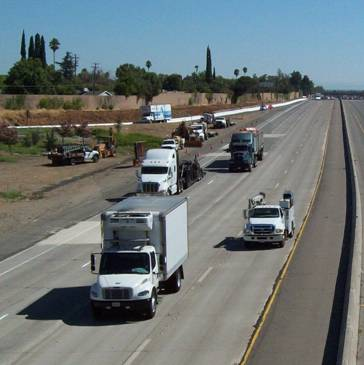
%> input picture Traffic_Code/Cap.jpg, 364 x 365 px
$ octave top_run.m   (GNU Octave 9; MATLAB toolbox functions it lacks are replaced by stand-ins)
%> lines starting %> are read from the running program, lines starting %| are printed output that depends on the picture
### Traffic_Code/rgb_to_gray_process.m
function resimg=rgb_to_gray_process(img)


Rimg=img(:,:,1);
Gimg=img(:,:,2);
Bimg=img(:,:,3);

resimg=0.2989 * Rimg + 0.5870 * Gimg + 0.1140 * Bimg;

### Traffic_Code/image_enc_filter.m
function outimg=image_enc_filter(dim)


cim=double(dim);
[r,c]=size(cim);
r1=2*r;
c1=2*c;
pim=zeros((r1),(c1));
kim=zeros((r1),(c1));
%padding
for i=1:r
    for j=1:c
   pim(i,j)=cim(i,j);
    end
end
%center the transform
for i=1:r
    for j=1:c
   kim(i,j)=pim(i,j)*((-1)^(i+j));
    end
end
%2D fft
fim=fft2(kim);
n=1; %order for butterworth filter
thresh=10; % cutoff radius in frequency domain for filters
him=highboost_butter_filter(fim,thresh,n);  % using butterworth high pass filter
%inverse 2D fft
ifim=ifft2(him);

for i=1:r1
    for j=1:c1
   ifim(i,j)=ifim(i,j)*((-1)^(i+j));
    end
end


% removing the padding
for i=1:r
    for j=1:c
   rim(i,j)=ifim(i,j);
    end
end
rim=real(rim);
outimg=uint8(rim);

### Traffic_Code/highboost_butter_filter.m
function res =highboost_butter_filter(im,thresh,n)

[r,c]=size(im);
d0=thresh;

d=zeros(r,c);
h=zeros(r,c);
A=1.75;

for i=1:r
    for j=1:c
     d(i,j)=  sqrt( (i-(r/2))^2 + (j-(c/2))^2);
    end
end

for i=1:r
    for j=1:c
      h(i,j)=  1 / (1+ (d0/d(i,j))^(2*n) ) ;
      h(i,j)=(A-1)+h(i,j);
    end
end


for i=1:r
    for j=1:c
    res(i,j)=(h(i,j))*im(i,j);

    end
end

### Traffic_Code/image_edge_process.m
function img_edge=image_edge_process(img,sel)


if(sel==1)
img_edge=edge(img,'canny');
end

if(sel==2)
img_edge=edge(img,'sobel');
end


if(sel==3)
img_edge=edge(img,'prewitt');
end


if(sel==4)
img_edge=edge(img,'roberts');
end

if(sel==5)
% gabor filter based edge detection

[rr,cc]=size(img);

wavelength = 4;
orientation = 90/2;
[mag,phase] = imgaborfilt(img,wavelength,orientation);
img_edge=nonmax(double(img),phase);
end

### Traffic_Code/edge_based_match_process.m
function matched_percentage=edge_based_match_process(img_edge1,img_edge2)


matched_data = 0;
white_points = 0;
black_points = 0;
x=0;
y=0;
l=0;
m=0;

[rr cc]=size(img_edge1);

for a = 1:1:rr
    for b = 1:1:cc
        if(img_edge1(a,b)==1)
            white_points = white_points+1;
        else
            black_points = black_points+1;
        end
    end
end

%for loop comparing the white (edge points) in the two pictures
for i = 1:1:rr
    for j = 1:1:cc
        if(img_edge1(i,j)==1)&(img_edge2(i,j)==1)
            matched_data = matched_data+1;
            else
                ;
        end
    end
end
total_data = white_points;
matched_percentage = (matched_data/total_data)*100;

### Traffic_Code/image_enchance_process.m
function imgout=image_enchance_process(img)

imgout=image_enc_filter(img);

### Traffic_Code/top_run.m
clc
clear all
close all
%%  reference image

[filename ,filepath]=uigetfile('*.*','Select reference image');
%> the answer given: Cap.jpg
filedir=strcat(filepath,'\',filename);
img=imread(filedir);
%> img is the input picture: size 365x364x3 uint8; mean R, G, B 109.1, 117.1, 117.8
resize=256; % resize image
img_ref=imresize(img,[resize resize],'bilinear');

figure,subplot(2,2,1),imshow(img_ref);
title('Reference Image');


%%  capture image

[filename ,filepath]=uigetfile('*.*','Select capture image');
%> the answer given: Ref.jpg
filedir=strcat(filepath,'\',filename);
img=imread(filedir);
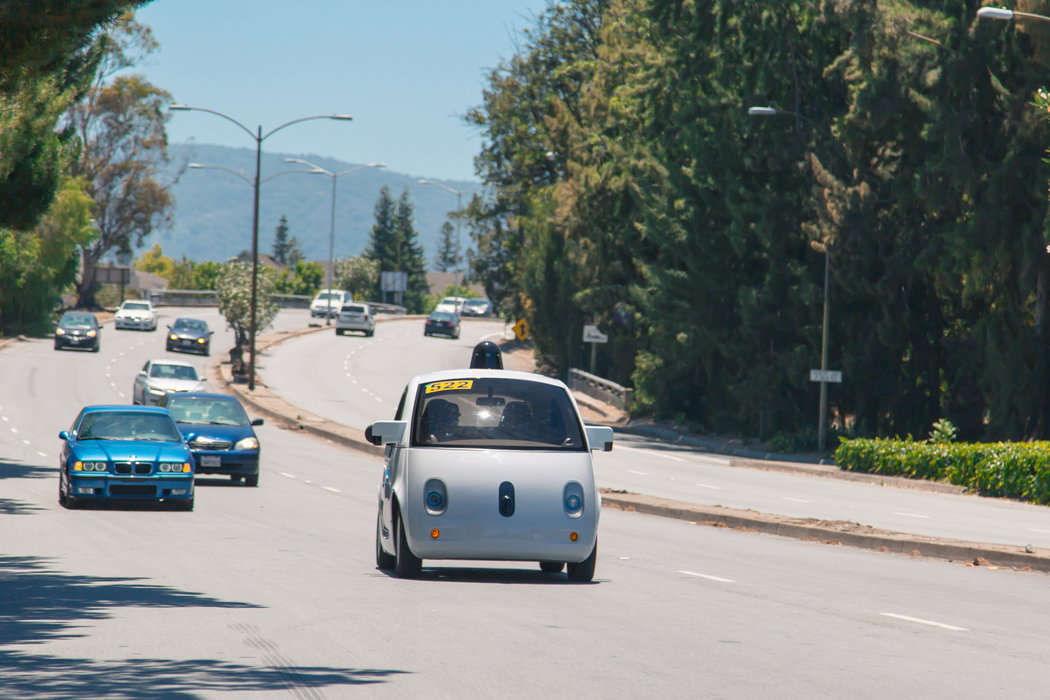
%> input picture Traffic_Code/Ref.jpg, 1050 x 700 px
%> img is the input picture: size 700x1050x3 uint8; mean R, G, B 121.6, 129.7, 127.7
resize=256; % resize image
img_cap=imresize(img,[resize resize],'bilinear');

subplot(2,2,2),imshow(img_cap);
title('Capture Image');


%%  rgb to gray conversion  for reference image

if(ndims(img_ref)==3)
    img_ref1=rgb_to_gray_process(img_ref);
else
    img_ref1=img_ref;
end

subplot(2,2,3),imshow(img_ref1);
title('Gray Reference Image');


%%  rgb to gray conversion  for capture image

if(ndims(img_cap)==3)
    img_cap1=rgb_to_gray_process(img_cap);
else
    img_cap1=img_cap;
end
subplot(2,2,4),imshow(img_cap1);
title('Gray Capture Image');


%% image enchancement for reference image
img_enc_ref=image_enchance_process(img_ref1);
%> after the loop in image_enc_filter, `for i=1:r`:
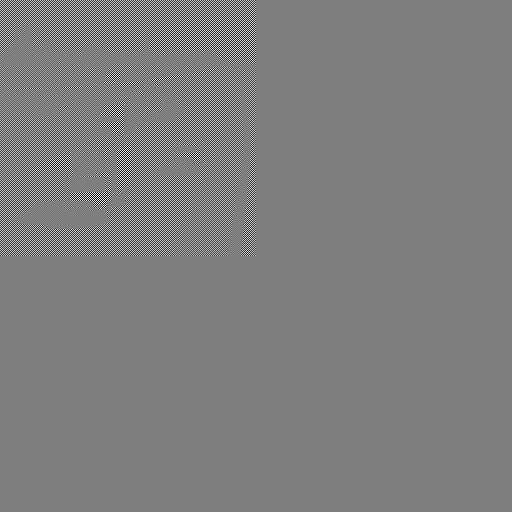
%> kim: size 512x512 double; min -241, max 245, mean 0; drawn with min black and max white
%> after the loop in highboost_butter_filter, `for i=1:r`:
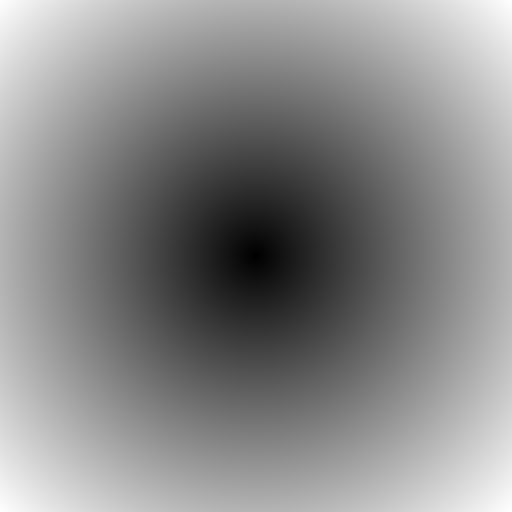
%> d: size 512x512 double; min 0, max 362, mean 195.9; drawn with min black and max white
%> after the loop in highboost_butter_filter, `for i=1:r`:
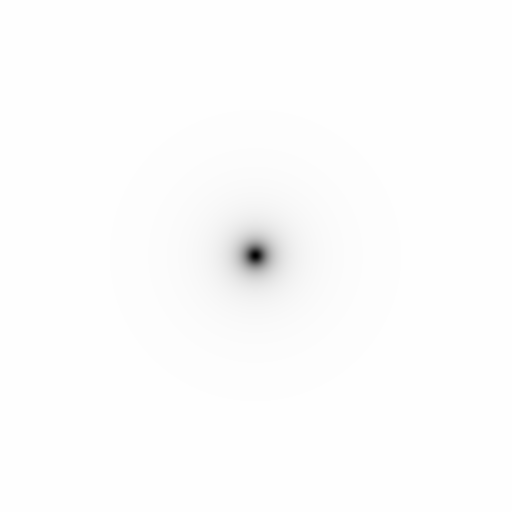
%> h: size 512x512 double; min 0.75, max 1.75, mean 1.74; drawn with min black and max white
figure,
subplot(2,2,1),imshow(img_enc_ref);
title('Enchancement Reference Image');
%% image enchancement for capture image
img_enc_cap=image_enchance_process(img_cap1);
%> after the loop in image_enc_filter (call 2), `for i=1:r`:
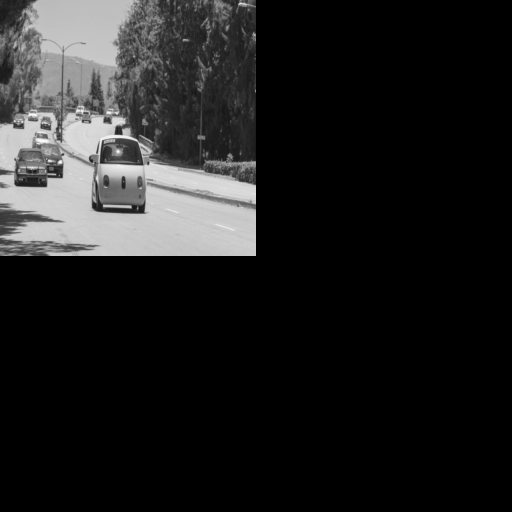
%> pim: size 512x512 double; min 0, max 253, mean 31.8

subplot(2,2,2),imshow(img_enc_cap);
title('Enchancement Capture Image');

%% edge for reference image

disp('1=Canny,2=Sobel,3=Prewitt,4=Roberts,5=Gabour');
sel=input('Select the Type of Edge Detection');
%> the answer given: 1

img_edge_ref=image_edge_process(img_enc_ref,sel);
%> in image_edge_process, `img_edge=edge(img,'canny');`: img_edge: size 256x256 logical; 8% white in thin lines or dots
subplot(2,2,3),imshow(img_edge_ref);
title('Edge for Reference Image');


%% edge for capture image
img_edge_cap=image_edge_process(img_enc_cap,sel);
%> call 2 of image_edge_process, with sel = 1
%> in image_edge_process (call 2), `img_edge=edge(img,'canny');`:
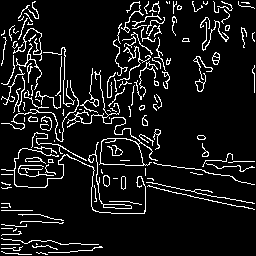
%> img_edge: size 256x256 logical; 9.2% white in thin lines or dots
subplot(2,2,4),imshow(img_edge_cap);
title('Edge for Capture Image');

%% edge based match process

matched_percentage=edge_based_match_process(img_edge_ref,img_edge_cap);
%> after the loop in edge_based_match_process, `for a = 1:1:rr`: black_points = 60300; white_points = 5236
%> after the loop in edge_based_match_process, `for i = 1:1:rr`: matched_data = 542
%> in edge_based_match_process, `total_data = white_points;`: total_data = 5236
%> in edge_based_match_process, `matched_percentage = (matched_data/total_data)*100;`: matched_percentage = 10.35
%> matched_percentage = 10.35

if(matched_percentage>=0 && matched_percentage<=10)

    result='Green Light is on for 90 seconds';
    clrval=[0 1 0];
elseif(matched_percentage>10 && matched_percentage<=50)
     result='Green Light is on for 60 seconds';
     clrval=[0 1 0];
elseif(matched_percentage>50 && matched_percentage<=70)
     result='Green Light is on for 30 seconds';
     clrval=[0 1 0];
 elseif(matched_percentage>70 && matched_percentage<=90)
     result='Green Light is on for 20 seconds';
     clrval=[0 1 0];
 elseif(matched_percentage>90 && matched_percentage<=100)
     result='Red Light is on for 60 seconds';
     clrval=[1 0 0];
end


diffimg=abs(img_edge_ref-img_edge_cap);
%> diffimg: size 256x256 double; values 0 (black) and 1 (white), 15.6% white in thin lines or dots
locr=find(diffimg);
%> locr = 10210 values from 291 to 65234

tmpimg=zeros(resize,resize);
tmpimg(locr)=img_cap1(locr);
figure,subplot(2,1,1),imshow(uint8(tmpimg))
subplot(2,1,2),plot(0,0); axis off;
hold on;
text(0,0,result,'HorizontalAlignment','right','fontsize',10,'color',clrval)
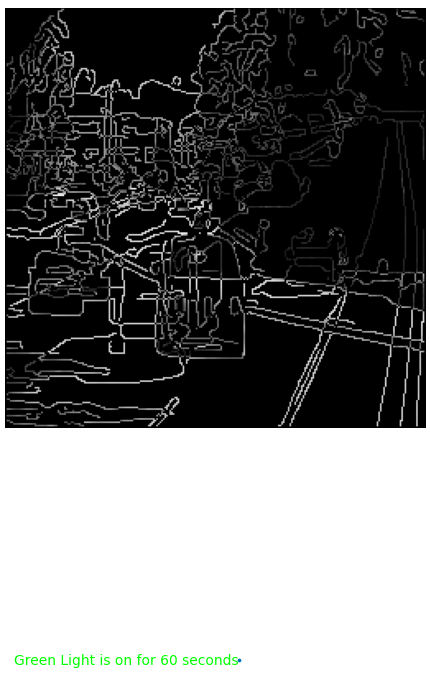
%> figure redrawn from the program's plot data, 2 panels
